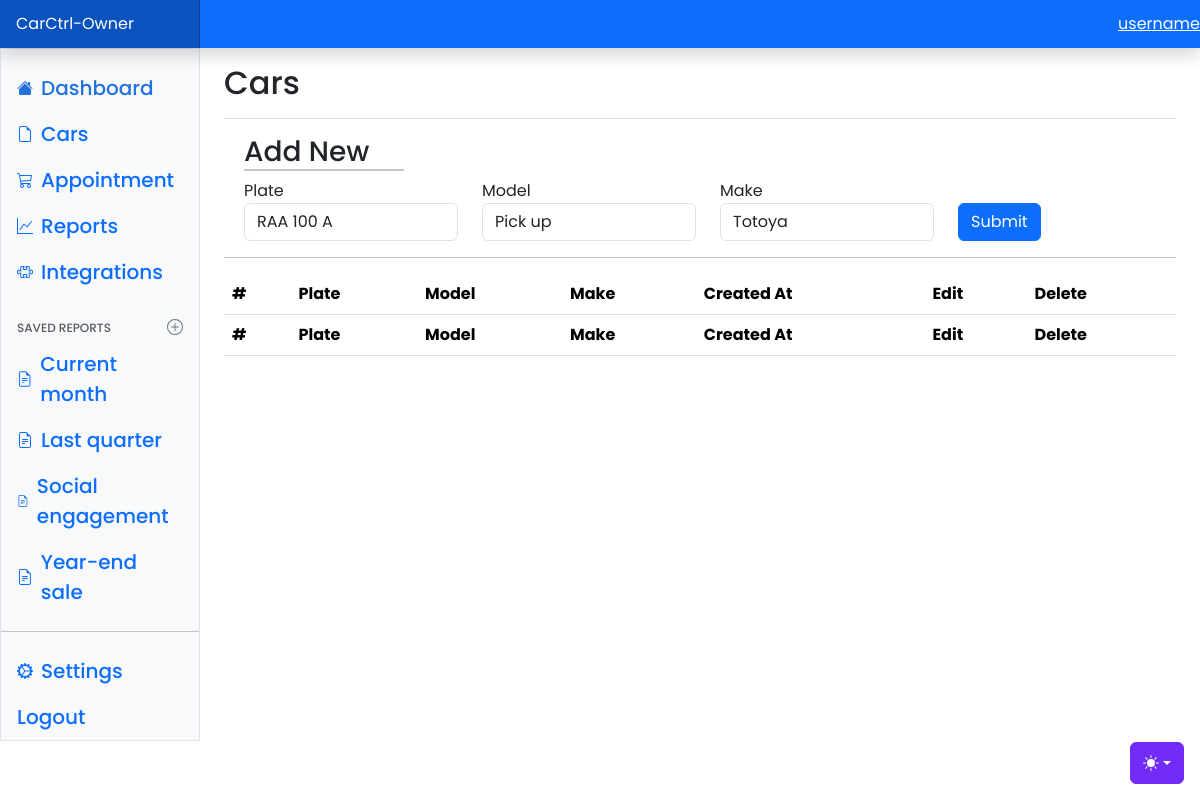
Page /owner-dashboard/cars/edit/1 (signed in) on the committed database.
### App/models.py (models this page shows, shortened)
class Car(models.Model):
    owner_id = models.ForeignKey(Owner, on_delete=models.CASCADE)
    model = models.TextField(max_length=50)
    make = models.TextField(max_length=50)
    plate = models.CharField(validators=[plate_regex], max_length=9, unique=True)
    created_at = models.DateTimeField(auto_now_add=True)
    updated_at = models.DateTimeField(auto_now=True)

### App/views.py (the view, shortened to what this page needs)
# urls.py: path('owner-dashboard/cars/edit/<int:pk>', views.owner_cars_edit, name="owner-cars-edit"),
@login_required(login_url='loginc')
def owner_cars_edit(request, pk):
    car = Car.objects.get(id=pk)
    owner = Owner.objects.get(id = request.user.id)
    cars = Car.objects.filter(owner_id = owner.id)
    form = CarForm(instance=car)
    context = {'form': form, 'cars': cars}
    return render(request, 'owner-cars-edit.html', context)

### App/forms.py
class CarForm(forms.ModelForm):
    class Meta:
        model = Car
        fields = '__all__'
        exclude = ['owner_id']
        widgets = {
            'plate': forms.TextInput(attrs={'class': 'form-control'}),
            'model': forms.TextInput(attrs={'class': 'form-control'}),
            'make': forms.TextInput(attrs={'class': 'form-control'}),
        }

### App/templates/App/owner-cars-edit.html (shortened to what this page needs)
{% load static %}
{% include 'includes/owner-nav.html' %}
<main class="col-md-9 ms-sm-auto col-lg-10 px-md-4">
    <div
        class="d-flex justify-content-between flex-wrap flex-md-nowrap align-items-center pt-3 pb-2 mb-3 border-bottom">
        <h1 class="h2">Cars</h1>
    </div>
    <div class="container-fluid m-2">
        <h3 style="border-bottom: 2px solid #c7c8c9; width: 160px;">Add New</h3>
        <form method="post">
            <div class="row">
                <div class="col">
                    <label for="inlineGridName" class="sr-only">Plate</label>
                    {{form.plate}}
                </div>
                <div class="col">
                    <label for="inlineGridEmail" class="sr-only">Model</label>
                    {{form.model}}
                </div>
                <div class="col">
                    <label for="inlineGridEmail" class="sr-only">Make</label>
                    {{form.make}}
                </div>
                <div class="col pt-4">
                    <button type="submit" class="btn btn-primary">Submit</button>
                </div>
            </div>
        </form>
    </div>
    <hr>
    <table id="myTable" class="table table-striped" style="width:100%">
        <thead>
            <tr>
                <th>#</th>
                <th>Plate</th>
                <th>Model</th>
                <th>Make</th>
                <th>Created At</th>
                <th>Edit</th>
                <th>Delete</th>
            </tr>
        </thead>
        <tfoot>
            <tr>
                <th>#</th>
                <th>Plate</th>
                <th>Model</th>
                <th>Make</th>
                <th>Created At</th>
                <th>Edit</th>
                <th>Delete</th>
            </tr>
        </tfoot>
    </table>
</main>
{% include 'includes/owner-footer.html' %}

### static/assets/css/dashboard.css (style rules this page uses)
body { margin: 0; font-family: 'Poppins', sans-serif; background-color: #fff; }

### rows in the picture
Car: plate "RAA 100 A", model "Pick up", make "Totoya"
